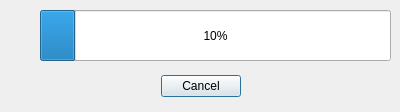
<?xml version="1.0" encoding="UTF-8"?>
<ui version="4.0">
 <class>LoadingDialog</class>
 <widget class="QDialog" name="LoadingDialog">
  <property name="geometry">
   <rect>
    <x>0</x>
    <y>0</y>
    <width>400</width>
    <height>112</height>
   </rect>
  </property>
  <property name="windowTitle">
   <string>Dialog</string>
  </property>
  <widget class="QDialogButtonBox" name="buttonBox">
   <property name="geometry">
    <rect>
     <x>30</x>
     <y>70</y>
     <width>341</width>
     <height>32</height>
    </rect>
   </property>
   <property name="orientation">
    <enum>Qt::Horizontal</enum>
   </property>
   <property name="standardButtons">
    <set>QDialogButtonBox::Cancel</set>
   </property>
   <property name="centerButtons">
    <bool>true</bool>
   </property>
  </widget>
  <widget class="QProgressBar" name="progressBar">
   <property name="geometry">
    <rect>
     <x>40</x>
     <y>10</y>
     <width>351</width>
     <height>51</height>
    </rect>
   </property>
   <property name="value">
    <number>10</number>
   </property>
  </widget>
 </widget>
 <resources/>
 <connections>
  <connection>
   <sender>buttonBox</sender>
   <signal>accepted()</signal>
   <receiver>LoadingDialog</receiver>
   <slot>accept()</slot>
   <hints>
    <hint type="sourcelabel">
     <x>248</x>
     <y>254</y>
    </hint>
    <hint type="destinationlabel">
     <x>157</x>
     <y>274</y>
    </hint>
   </hints>
  </connection>
  <connection>
   <sender>buttonBox</sender>
   <signal>rejected()</signal>
   <receiver>LoadingDialog</receiver>
   <slot>reject()</slot>
   <hints>
    <hint type="sourcelabel">
     <x>316</x>
     <y>260</y>
    </hint>
    <hint type="destinationlabel">
     <x>286</x>
     <y>274</y>
    </hint>
   </hints>
  </connection>
 </connections>
</ui>
